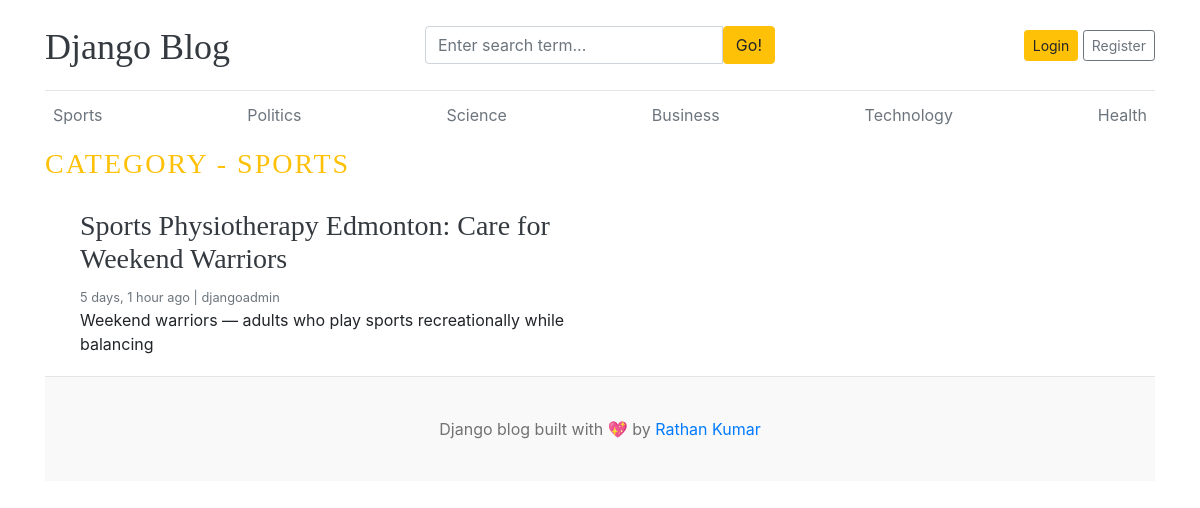
Page /category/1/ on the committed database.
### Blogapp/models.py (models this page shows, shortened)
class Category(models.Model):
    category_name = models.CharField(max_length=50, unique=True)
    created_at = models.DateTimeField(auto_now_add=True)
    updated_at = models.DateTimeField(auto_now=True)
    class Meta:
        verbose_name_plural = 'categories'
    def __str__(self):
        return self.category_name

class Blog(models.Model):
    STATUS_CHOICES = (
        ("Draft", "Draft"),
        ("Published", "Published"),
    )
    title = models.CharField(max_length=100)
    slug = models.SlugField(max_length=150, unique=True, blank=True)
    category = models.ForeignKey(Category, on_delete=models.CASCADE)
    author = models.ForeignKey(User, on_delete=models.CASCADE)
    featured_image = models.ImageField(upload_to='uploads/%Y/%m/%d')
    short_description = models.TextField(max_length=500)
    blog_body = models.TextField(max_length=2000)
    status = models.CharField(max_length=20, choices=STATUS_CHOICES, default="Draft")
    is_featured = models.BooleanField(default=False)
    created_at = models.DateTimeField(auto_now_add=True)
    updated_at = models.DateTimeField(auto_now=True)

### Blogapp/views.py (the view)
# urls.py: path('<int:category_id>/',posts_by_category,name='posts_by_category')
def posts_by_category(request,category_id):
    posts=Blog.objects.filter(status='Published', category=category_id)
    category = get_object_or_404(Category,pk=category_id)
    context={
        'posts':posts,
       'category':category,
    }
    return render(request, 'posts_by_category.html', context)

### Blogapp/context_processors.py (called while the page is built)
def get_categories(request):
    categories = Category.objects.all()
    return dict(categories=categories)

def get_social_link(request):
    social_link = SocialLink.objects.all()
    return dict(social_link=social_link)

### Blogapp/templates/posts_by_category.html
{% extends 'base.html' %}
{% block content %}
<h3 class="text-uppercase text-warning" style="letter-spacing: 2px;">Category - {{ category }}</h3>
<div cla`ss="row mb-2">
    {% if posts %}
    {% for post in posts %}
    <div class="col-md-6">
        <div class="card border-0">
            <div class="card-body">
                <h3><a href="{% url 'blogs' post.slug %}" class="text-dark">{{ post.title }}</a></h3>
                <small class="mb-1 text-muted">{{ post.created_at | timesince }} ago | {{ post.author }}</small>
                <p class="card-text">{{ post.short_description | truncatewords:25}}</p>
            </div>
        </div>
    </div>
    {% endfor %}
    {% else %}
    <p>No posts found</p>
    {% endif %}
</div>
{% endblock %}

### Blogapp/templates/base.html (shortened to what this page needs)
{% load static %}
<!DOCTYPE html>
<html lang="en">
<head>
    <link href="https://getbootstrap.com/docs/4.0/dist/css/bootstrap.min.css" rel="stylesheet">
    <link href="{% static 'css/blog.css' %}" rel="stylesheet">
</head>
<body>
    <div class="container">
        <header class="blog-header py-3">
            <div class="row flex-nowrap justify-content-between align-items-center">
                <div class="col-4 pt-1">
                    <a class="blog-header-logo text-dark" href="/">Django Blog</a>
                </div>
                <div class="col-4">
                    <form action="{% url 'search' %}" method="GET">
                        <div class="input-group">
                        <input class="form-control" type="text" name="keyword" value="{{ keyword }}" placeholder="Enter search term..." aria-label="Enter search term..." aria-describedby="button-search" />
                        <button type="submit" class="btn btn-warning" id="button-search" type="button">Go!</button>
                    </div>
                    </form>
                </div>
                <div class="col-4 d-flex justify-content-end align-items-center">
                    {% if user.is_authenticated%}
                    Welcome {{ user }}&nbsp;&nbsp;&nbsp;&nbsp;
                    <a class="btn btn-sm btn-warning" href="{% url 'logout' %}">Logout</a>
                    {% else %}
                        <a class="btn btn-sm btn-warning" href="{% url 'login' %}">Login</a> &nbsp;
                        <a class="btn btn-sm btn-outline-secondary" href="{% url 'register' %}">Register</a>
                    {% endif %}
                </div>
            </div>
        </header>
        <div class="nav-scroller py-1 mb-2">
            <nav class="nav d-flex justify-content-between">
                {% for cat in categories%}
                <a class="p-2 text-muted" href="{% url 'posts_by_category' cat.id %}">{{ cat.category_name}}</a>
                {% endfor %}
            </nav>
        </div>
        {% block content %}
        {% endblock %}
        <footer class="blog-footer">
            <p>Django blog built with 💖 by <a href="#">Rathan Kumar</a></p>
        </footer>
</body>
</html>

### Blogapp/static/css/blog.css (style rules this page uses)
.blog-header { border-bottom: 1px solid #e5e5e5; }
.blog-header-logo { font-family: "Playfair Display", Georgia, "Times New Roman", serif; font-size: 2.25rem; }
h1, h2, h3, h4, h5, h6 { font-family: "Playfair Display", Georgia, "Times New Roman", serif; }
.blog-footer { padding: 2.5rem 0; color: #727272; text-align: center; background-color: #f9f9f9; border-top: .05rem solid #e5e5e5; }
.blog-footer p:last-child { margin-bottom: 0; }

### rows in the picture
Category: category_name "Sports", category_name "SPORTS"
Category: category_name "Politics"
Category: category_name "Science"
Category: category_name "Business"
Category: category_name "Technology"
Category: category_name "Health"
Blog: title "Sports Physiotherapy Edmonton: Care for Weekend Warriors", created_at "5 days, 1 hour", author "djangoadmin", short_description "Weekend warriors — adults who play sports recreationally while balancing"
